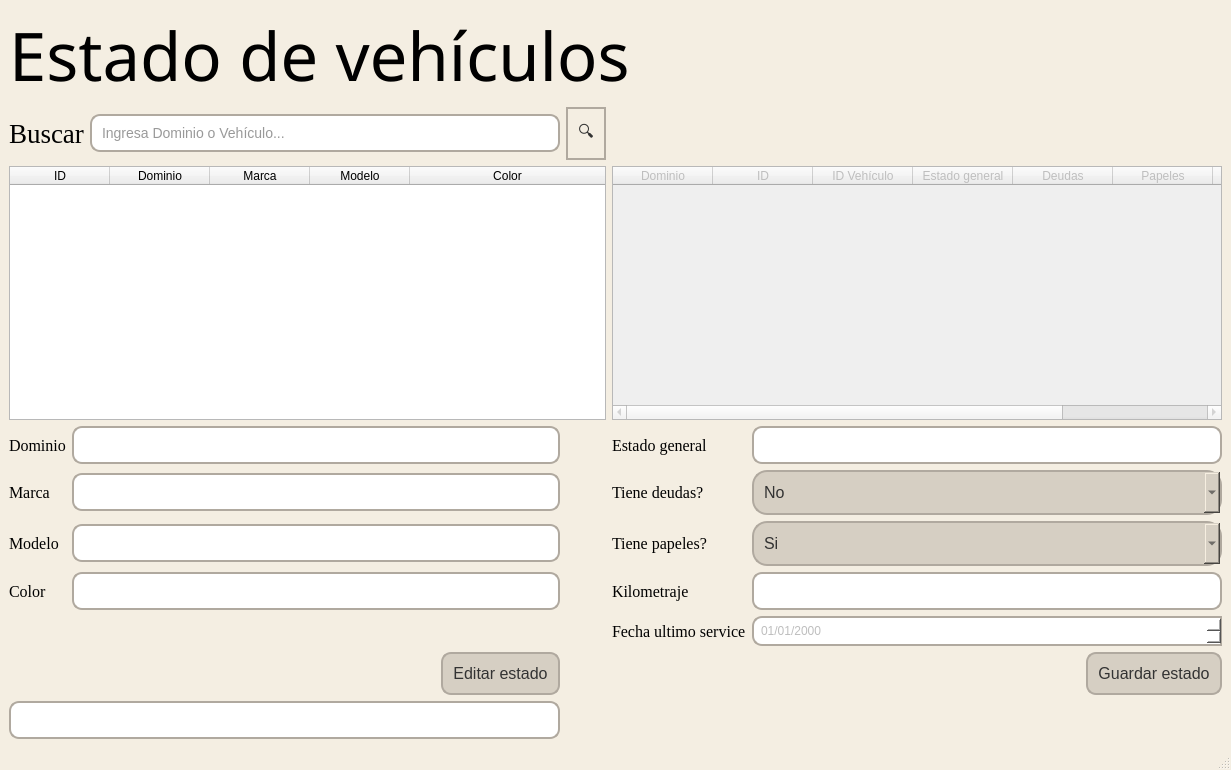
<?xml version="1.0" encoding="UTF-8"?>
<ui version="4.0">
 <class>MainWindow</class>
 <widget class="QMainWindow" name="MainWindow">
  <property name="geometry">
   <rect>
    <x>0</x>
    <y>0</y>
    <width>1231</width>
    <height>770</height>
   </rect>
  </property>
  <property name="windowTitle">
   <string>Estado de Vehículos</string>
  </property>
  <property name="windowIcon">
   <iconset>
    <normaloff>img/Icono.jpg</normaloff>img/Icono.jpg</iconset>
  </property>
  <property name="styleSheet">
   <string notr="true">QMainWindow{
background-color:#f4eee2
}
    QPushButton {
        background-color: #d6cfc3; /* Nuevo color de fondo del botón */
        border: 2px solid #b0a99f; /* Color y grosor del borde */
        border-radius: 15px; /* Bordes redondeados */
        padding: 10px; /* Espaciado interno */
        font-size: 16px; /* Tamaño de la fuente */
        color: #333; /* Color del texto */
        text-align: center; /* Centrar texto */
    }

    QPushButton:hover {
        background-color: #c1b1a4; /* Nuevo color de fondo al pasar el mouse */
    }

    QLineEdit {
        background-color: #ffffff; /* Color de fondo del QLineEdit */
        border: 2px solid #b0a99f; /* Borde del QLineEdit */
        border-radius: 10px; /* Bordes redondeados */
        padding: 8px; /* Espaciado interno */
        font-size: 14px; /* Tamaño de la fuente */
        color: #333; /* Color del texto */
    }

    QComboBox {
             background-color: #d6cfc3; /* Nuevo color de fondo del botón */
        border: 2px solid #b0a99f; /* Color y grosor del borde */
        border-radius: 15px; /* Bordes redondeados */
        padding: 10px; /* Espaciado interno */
        font-size: 16px; /* Tamaño de la fuente */
        color: #333; /* Color del texto */
        text-align: center; /* Centrar texto */
    }</string>
  </property>
  <widget class="QWidget" name="centralwidget">
   <layout class="QGridLayout" name="gridLayout_2">
    <item row="0" column="0" colspan="6">
     <widget class="QLabel" name="label">
      <property name="font">
       <font>
        <family>Unispace</family>
        <pointsize>50</pointsize>
        <weight>50</weight>
        <bold>false</bold>
       </font>
      </property>
      <property name="autoFillBackground">
       <bool>false</bool>
      </property>
      <property name="styleSheet">
       <string notr="true">background-color: transparent;
color: black</string>
      </property>
      <property name="text">
       <string>Estado de vehículos</string>
      </property>
     </widget>
    </item>
    <item row="1" column="0" colspan="2">
     <widget class="QLabel" name="label_7">
      <property name="font">
       <font>
        <family>Liberation Serif</family>
        <pointsize>20</pointsize>
        <weight>50</weight>
        <bold>false</bold>
       </font>
      </property>
      <property name="styleSheet">
       <string notr="true">background-color: transparent;
color: black</string>
      </property>
      <property name="text">
       <string>Buscar</string>
      </property>
     </widget>
    </item>
    <item row="1" column="2">
     <widget class="QLineEdit" name="txtBuscarVehiculo">
      <property name="styleSheet">
       <string notr="true">    QLineEdit {
        background-color: #ffffff;
        border: 2px solid #b0a99f;
        border-radius: 10px;
        padding: 8px;
    }</string>
      </property>
      <property name="text">
       <string/>
      </property>
      <property name="placeholderText">
       <string>Ingresa Dominio o Vehículo...</string>
      </property>
     </widget>
    </item>
    <item row="1" column="3">
     <widget class="QPushButton" name="btnBuscarEstado">
      <property name="enabled">
       <bool>false</bool>
      </property>
      <property name="cursor">
       <cursorShape>PointingHandCursor</cursorShape>
      </property>
      <property name="layoutDirection">
       <enum>Qt::LeftToRight</enum>
      </property>
      <property name="styleSheet">
       <string notr="true">background-color: transparent;
border-radius: 25px;</string>
      </property>
      <property name="text">
       <string>🔍</string>
      </property>
     </widget>
    </item>
    <item row="2" column="0" colspan="4">
     <widget class="QTableWidget" name="tblVehiculos">
      <property name="editTriggers">
       <set>QAbstractItemView::NoEditTriggers</set>
      </property>
      <property name="selectionBehavior">
       <enum>QAbstractItemView::SelectRows</enum>
      </property>
      <property name="sortingEnabled">
       <bool>true</bool>
      </property>
      <property name="columnCount">
       <number>5</number>
      </property>
      <property name="horizontalHeaderLabels" stdset="0">
       <stringlist>
        <string>Patente</string>
        <string>Marca</string>
        <string>Modelo</string>
        <string>Color</string>
        <string>Carrocería</string>
        <string>Combustible</string>
       </stringlist>
      </property>
      <attribute name="horizontalHeaderStretchLastSection">
       <bool>true</bool>
      </attribute>
      <attribute name="verticalHeaderVisible">
       <bool>false</bool>
      </attribute>
      <column>
       <property name="text">
        <string>ID</string>
       </property>
      </column>
      <column>
       <property name="text">
        <string>Dominio</string>
       </property>
      </column>
      <column>
       <property name="text">
        <string>Marca</string>
       </property>
      </column>
      <column>
       <property name="text">
        <string>Modelo</string>
       </property>
      </column>
      <column>
       <property name="text">
        <string>Color</string>
       </property>
      </column>
     </widget>
    </item>
    <item row="2" column="4" colspan="2">
     <widget class="QTableWidget" name="tblEstVehiculos">
      <property name="enabled">
       <bool>false</bool>
      </property>
      <property name="editTriggers">
       <set>QAbstractItemView::NoEditTriggers</set>
      </property>
      <property name="selectionBehavior">
       <enum>QAbstractItemView::SelectRows</enum>
      </property>
      <property name="sortingEnabled">
       <bool>true</bool>
      </property>
      <property name="columnCount">
       <number>8</number>
      </property>
      <property name="horizontalHeaderLabels" stdset="0">
       <stringlist>
        <string>Patente</string>
        <string>Marca</string>
        <string>Modelo</string>
        <string>Color</string>
        <string>Carrocería</string>
        <string>Combustible</string>
       </stringlist>
      </property>
      <attribute name="horizontalHeaderStretchLastSection">
       <bool>true</bool>
      </attribute>
      <attribute name="verticalHeaderVisible">
       <bool>false</bool>
      </attribute>
      <column>
       <property name="text">
        <string>Dominio</string>
       </property>
      </column>
      <column>
       <property name="text">
        <string>ID</string>
       </property>
      </column>
      <column>
       <property name="text">
        <string>ID Vehículo</string>
       </property>
      </column>
      <column>
       <property name="text">
        <string>Estado general</string>
       </property>
      </column>
      <column>
       <property name="text">
        <string>Deudas</string>
       </property>
      </column>
      <column>
       <property name="text">
        <string>Papeles</string>
       </property>
      </column>
      <column>
       <property name="text">
        <string>Kilometraje</string>
       </property>
      </column>
      <column>
       <property name="text">
        <string>Fecha service</string>
       </property>
      </column>
     </widget>
    </item>
    <item row="3" column="0">
     <widget class="QLabel" name="label_4">
      <property name="font">
       <font>
        <family>Liberation Serif</family>
        <pointsize>12</pointsize>
       </font>
      </property>
      <property name="text">
       <string>Dominio</string>
      </property>
     </widget>
    </item>
    <item row="3" column="1" colspan="2">
     <widget class="QLineEdit" name="txtDominio">
      <property name="enabled">
       <bool>false</bool>
      </property>
      <property name="styleSheet">
       <string notr="true">    QLineEdit {
        background-color: #ffffff;
        border: 2px solid #b0a99f;
        border-radius: 10px;
        padding: 8px;
    }</string>
      </property>
     </widget>
    </item>
    <item row="3" column="4">
     <widget class="QLabel" name="label_6">
      <property name="font">
       <font>
        <family>Liberation Serif</family>
        <pointsize>12</pointsize>
       </font>
      </property>
      <property name="text">
       <string>Estado general</string>
      </property>
     </widget>
    </item>
    <item row="3" column="5">
     <widget class="QLineEdit" name="txtEstadoGral">
      <property name="enabled">
       <bool>false</bool>
      </property>
      <property name="sizePolicy">
       <sizepolicy hsizetype="MinimumExpanding" vsizetype="Fixed">
        <horstretch>0</horstretch>
        <verstretch>0</verstretch>
       </sizepolicy>
      </property>
      <property name="minimumSize">
       <size>
        <width>240</width>
        <height>0</height>
       </size>
      </property>
      <property name="styleSheet">
       <string notr="true">    QLineEdit {
        background-color: #ffffff;
        border: 2px solid #b0a99f;
        border-radius: 10px;
        padding: 8px;
    }</string>
      </property>
      <property name="placeholderText">
       <string/>
      </property>
     </widget>
    </item>
    <item row="4" column="0">
     <widget class="QLabel" name="label_5">
      <property name="font">
       <font>
        <family>Liberation Serif</family>
        <pointsize>12</pointsize>
       </font>
      </property>
      <property name="text">
       <string>Marca</string>
      </property>
     </widget>
    </item>
    <item row="4" column="1" colspan="2">
     <widget class="QLineEdit" name="txtMarca">
      <property name="enabled">
       <bool>false</bool>
      </property>
      <property name="styleSheet">
       <string notr="true">    QLineEdit {
        background-color: #ffffff;
        border: 2px solid #b0a99f;
        border-radius: 10px;
        padding: 8px;
    }</string>
      </property>
      <property name="text">
       <string/>
      </property>
     </widget>
    </item>
    <item row="4" column="4">
     <widget class="QLabel" name="label_8">
      <property name="font">
       <font>
        <family>Liberation Serif</family>
        <pointsize>12</pointsize>
       </font>
      </property>
      <property name="text">
       <string>Tiene deudas?</string>
      </property>
     </widget>
    </item>
    <item row="4" column="5">
     <widget class="QComboBox" name="cmbDeuda">
      <property name="enabled">
       <bool>false</bool>
      </property>
      <property name="cursor">
       <cursorShape>PointingHandCursor</cursorShape>
      </property>
      <item>
       <property name="text">
        <string>No</string>
       </property>
      </item>
      <item>
       <property name="text">
        <string>Si</string>
       </property>
      </item>
     </widget>
    </item>
    <item row="5" column="0">
     <widget class="QLabel" name="label_3">
      <property name="font">
       <font>
        <family>Liberation Serif</family>
        <pointsize>12</pointsize>
       </font>
      </property>
      <property name="text">
       <string>Modelo</string>
      </property>
     </widget>
    </item>
    <item row="5" column="1" colspan="2">
     <widget class="QLineEdit" name="txtModelo">
      <property name="enabled">
       <bool>false</bool>
      </property>
      <property name="styleSheet">
       <string notr="true">    QLineEdit {
        background-color: #ffffff;
        border: 2px solid #b0a99f;
        border-radius: 10px;
        padding: 8px;
    }</string>
      </property>
      <property name="text">
       <string/>
      </property>
     </widget>
    </item>
    <item row="5" column="4">
     <widget class="QLabel" name="label_9">
      <property name="font">
       <font>
        <family>Liberation Serif</family>
        <pointsize>12</pointsize>
       </font>
      </property>
      <property name="text">
       <string>Tiene papeles?</string>
      </property>
     </widget>
    </item>
    <item row="5" column="5">
     <widget class="QComboBox" name="cmbPapeles">
      <property name="enabled">
       <bool>false</bool>
      </property>
      <property name="cursor">
       <cursorShape>PointingHandCursor</cursorShape>
      </property>
      <item>
       <property name="text">
        <string>Si</string>
       </property>
      </item>
      <item>
       <property name="text">
        <string>No</string>
       </property>
      </item>
     </widget>
    </item>
    <item row="6" column="0">
     <widget class="QLabel" name="label_12">
      <property name="font">
       <font>
        <family>Liberation Serif</family>
        <pointsize>12</pointsize>
       </font>
      </property>
      <property name="text">
       <string>Color</string>
      </property>
     </widget>
    </item>
    <item row="6" column="1" colspan="2">
     <widget class="QLineEdit" name="txtColor">
      <property name="enabled">
       <bool>false</bool>
      </property>
      <property name="styleSheet">
       <string notr="true">    QLineEdit {
        background-color: #ffffff;
        border: 2px solid #b0a99f;
        border-radius: 10px;
        padding: 8px;
    }</string>
      </property>
      <property name="text">
       <string/>
      </property>
     </widget>
    </item>
    <item row="6" column="4">
     <widget class="QLabel" name="label_10">
      <property name="font">
       <font>
        <family>Liberation Serif</family>
        <pointsize>12</pointsize>
       </font>
      </property>
      <property name="text">
       <string>Kilometraje</string>
      </property>
     </widget>
    </item>
    <item row="6" column="5">
     <widget class="QLineEdit" name="txtKilometraje">
      <property name="enabled">
       <bool>false</bool>
      </property>
      <property name="sizePolicy">
       <sizepolicy hsizetype="MinimumExpanding" vsizetype="Fixed">
        <horstretch>0</horstretch>
        <verstretch>0</verstretch>
       </sizepolicy>
      </property>
      <property name="minimumSize">
       <size>
        <width>240</width>
        <height>0</height>
       </size>
      </property>
      <property name="styleSheet">
       <string notr="true">    QLineEdit {
        background-color: #ffffff;
        border: 2px solid #b0a99f;
        border-radius: 10px;
        padding: 8px;
    }</string>
      </property>
      <property name="placeholderText">
       <string/>
      </property>
     </widget>
    </item>
    <item row="7" column="4">
     <widget class="QLabel" name="label_11">
      <property name="font">
       <font>
        <family>Liberation Serif</family>
        <pointsize>12</pointsize>
       </font>
      </property>
      <property name="text">
       <string>Fecha ultimo service</string>
      </property>
     </widget>
    </item>
    <item row="7" column="5">
     <widget class="QDateEdit" name="dtpFechaService">
      <property name="enabled">
       <bool>false</bool>
      </property>
      <property name="styleSheet">
       <string notr="true">QDateEdit {
        background-color: #ffffff;
        border: 2px solid #b0a99f;
		border-top-left-radius: 10px;
		border-top-right-radius: 0px;
		border-bottom-left-radius: 10px;
		border-bottom-right-radius: 0px;
        padding: 5px;
    }
</string>
      </property>
      <property name="displayFormat">
       <string>dd/MM/yyyy</string>
      </property>
     </widget>
    </item>
    <item row="9" column="0" colspan="3">
     <widget class="QLineEdit" name="txtID">
      <property name="enabled">
       <bool>false</bool>
      </property>
      <property name="styleSheet">
       <string notr="true">    QLineEdit {
        background-color: #ffffff;
        border: 2px solid #b0a99f;
        border-radius: 10px;
        padding: 8px;
    }</string>
      </property>
      <property name="text">
       <string/>
      </property>
     </widget>
    </item>
    <item row="8" column="5" alignment="Qt::AlignRight">
     <widget class="QPushButton" name="btnGuardar">
      <property name="enabled">
       <bool>false</bool>
      </property>
      <property name="sizePolicy">
       <sizepolicy hsizetype="Fixed" vsizetype="Fixed">
        <horstretch>0</horstretch>
        <verstretch>0</verstretch>
       </sizepolicy>
      </property>
      <property name="styleSheet">
       <string notr="true">    QPushButton {
        background-color: #d6cfc3;
        border: 2px solid #b0a99f;
        border-radius: 10px;
        padding: 10px;
    }

    QPushButton:hover {
        background-color: #c1b1a4;
    }
</string>
      </property>
      <property name="text">
       <string>Guardar estado</string>
      </property>
     </widget>
    </item>
    <item row="8" column="2" alignment="Qt::AlignRight">
     <widget class="QPushButton" name="btnEditarEstado">
      <property name="enabled">
       <bool>false</bool>
      </property>
      <property name="sizePolicy">
       <sizepolicy hsizetype="Fixed" vsizetype="Fixed">
        <horstretch>0</horstretch>
        <verstretch>0</verstretch>
       </sizepolicy>
      </property>
      <property name="styleSheet">
       <string notr="true">    QPushButton {
        background-color: #d6cfc3;
        border: 2px solid #b0a99f;
        border-radius: 10px;
        padding: 10px;
    }

    QPushButton:hover {
        background-color: #c1b1a4;
    }
</string>
      </property>
      <property name="text">
       <string>Editar estado</string>
      </property>
     </widget>
    </item>
   </layout>
  </widget>
  <widget class="QStatusBar" name="statusbar"/>
 </widget>
 <resources/>
 <connections/>
</ui>
